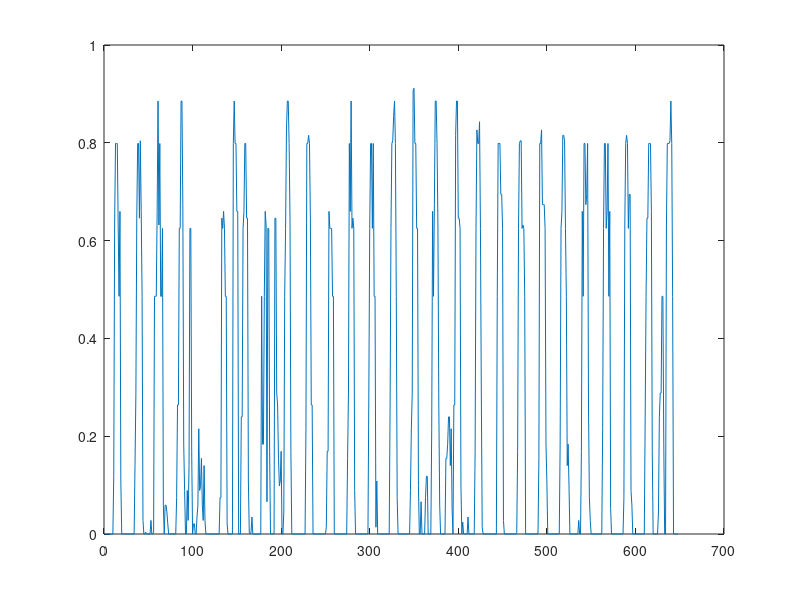

MATLAB code for this plot:
clear all; clc;
load realization_27.mat 
k=1;

realization_hourly=zeros(1,648);
for n=1:4:2589
   realization_hourly(k)=min(WindForecast(n:n+4))./4;
   k=k+1;    
end

plot(realization_hourly)


scenarios=[];
m=1;



for t=1:24
for r=t:24:(t+623)
   scenarios(((t-1)*29+m),:)=(realization_hourly(r:r+23));
   m=m+1
end
    m=1;
end
